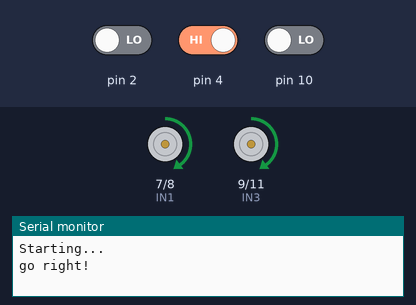
This sketch was run on a simulated Arduino Uno, built for the host (arithmetic inside an expression is 32-bit, double 64-bit). Parts: motor-driver pin pairs drawn as motors (green arrow = first pin HIGH = forward, orange = second pin HIGH = backward, longer = more drive, scaled by the enable pin), the last lines printed to the serial monitor. Inputs (shaded band) come from the test bench; at power-on: pin 10 LOW, pin 2 LOW, pin 4 HIGH.

Above: at 1.2 s.
1.3 s: pin 10 driven HIGH
At 1.6 s:
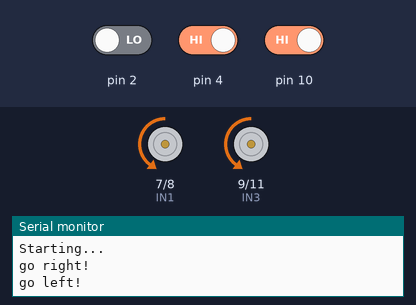
2.8 s: pin 2 driven HIGH and pin 4 driven LOW
At 2.95 s:
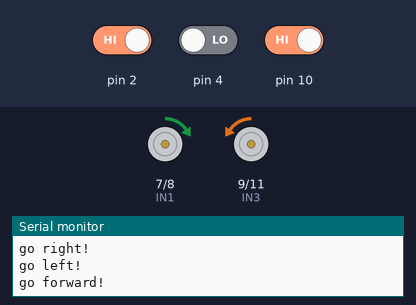
5.8 s: pin 4 driven HIGH
At 8.6 s:
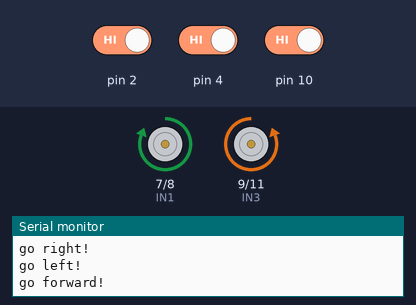
8.8 s: pin 2 driven LOW
At 9.7 s:
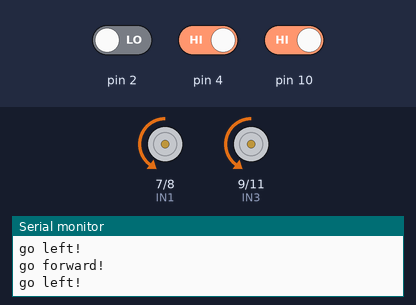
Timing chart, 0 to 11.3 s (numbered marks = the images above; inputs shaded):
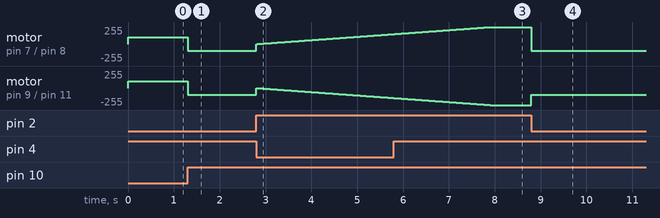

The sketch:

Autonomous_robot_Slave_arduino_uno.ino
```cpp
//Line Tracking IO define
#define LT_R !digitalRead(10)
#define LT_M !digitalRead(4)
#define LT_L !digitalRead(2)

//modor pin
#define ENB 5
#define IN1 7
#define IN2 8
#define IN3 9
#define IN4 11
#define ENA 6

#define cmd 13
int stat;
int Distance;

#define carSpeed 100
// ultrasonic sensor pin
int Echo = A4;
int Trig = A5;


void forward(){
  analogWrite(ENA, carSpeed);
  analogWrite(ENB, carSpeed);
  digitalWrite(IN1, HIGH);
  digitalWrite(IN2, LOW);
  digitalWrite(IN3, LOW);
  digitalWrite(IN4, HIGH);
  Serial.println("go forward!");
     //accelerate
    for(int i = 0; i <= 255; i++){
    analogWrite(ENB, i);
    analogWrite(ENA, i);
    delay(20);
    }
}


void back(){
  analogWrite(ENA, carSpeed);
  analogWrite(ENB, carSpeed);
  digitalWrite(IN1, LOW);
  digitalWrite(IN2, HIGH);
  digitalWrite(IN3, HIGH);
  digitalWrite(IN4, LOW);
  Serial.println("go back!");
     //accelerate
    for(int i = 0; i <= 255; i++){
    analogWrite(ENB, i);
    analogWrite(ENA, i);
    delay(20);

}}

void left(){
  analogWrite(ENA, carSpeed);
  analogWrite(ENB, carSpeed);
  digitalWrite(IN1, LOW);
  digitalWrite(IN2, HIGH);
  digitalWrite(IN3, LOW);
  digitalWrite(IN4, HIGH);
  Serial.println("go left!");


}

void right(){
  analogWrite(ENA, carSpeed);
  analogWrite(ENB, carSpeed);
  digitalWrite(IN1, HIGH);
  digitalWrite(IN2, LOW);
  digitalWrite(IN3, HIGH);
  digitalWrite(IN4, LOW);
  Serial.println("go right!");

}

void stop(){
   digitalWrite(ENA, LOW);
   digitalWrite(ENB, LOW);
   Serial.println("Stop!");
}
//-------------------Ultrasonic distance measurement -------------------------------------
int getDistance() {
    digitalWrite(Trig, LOW);
    delayMicroseconds(2);
    digitalWrite(Trig, HIGH);
    delayMicroseconds(10);
    digitalWrite(Trig, LOW);
    return (int)pulseIn(Echo, HIGH) / 58;
}


///-------------------------------setup---------------------------------------------------------
void setup() {
  Serial.begin(9600);
  pinMode(Echo, INPUT);
  pinMode(Trig, OUTPUT);
  pinMode(IN1, OUTPUT);
  pinMode(IN2, OUTPUT);
  pinMode(IN3, OUTPUT);
  pinMode(IN4, OUTPUT);
  pinMode(ENA, OUTPUT);
  pinMode(ENB, OUTPUT);
  pinMode(cmd, INPUT);

   Serial.print("Starting...\n");
}


///-------------------------------loop---------------------------------------------------------


void loop() {

int obstacle =0;
String readString;
String command;


 while (Serial.available()) {
      delay(1);
    if (Serial.available() >0) {
      char c = Serial.read();         //gets one byte from serial buffer
    if (isControl(c)) {               // che king wether its a control command
      break;
    }
      readString += c;                  //makes the string readString
    }
 }

 command = readString;

  if (command == 'go'){
     stat = 1;
  }


if (stat == 1){     //forward command
  Distance = getDistance();
  if (Distance <= 20){
  obstacle = 1 ;
  Serial.print("Obstucle found...");
  Serial.write('o');
  }
  }
if (obstacle == 0){                   // if there is no obstucles go forward by following line
         if(LT_M){
        forward();
        }
        else if(LT_R) {
        right();
        while(LT_R);
        }
        else if(LT_L) {
        left();
        while(LT_L);
        }
    }

if (command == 'gp'){            //gp -- once get pallet command recieved
        Distance = getDistance();
        if (Distance >= 3){     // will go tiil 3 cm
        forward();
        if (Distance <= 3){
        digitalWrite(13,HIGH);
        delay(2000);
        digitalWrite(13,HIGH);  }

        }}


if (command == 'turn' ){    ///turn almost 180 degree and keep line
  right();
  for(int i = 0; i <= 255; i++){
    analogWrite(ENB, i);
    analogWrite(ENA, i);
  delay(3000);
}
}

if (command == 'stop' ){          // stop command

  Serial.println("stopping");
  digitalWrite(ENB, LOW);
  digitalWrite(ENA, LOW);
  delay(2000);

}
}
```

Measured:
- after the input at 1.3 s, motor on pin 7 (IN1) / pin 8 (IN2), motor on pin 9 (IN3) / pin 11 (IN4): forward 100/255 → backward 100/255 at once
- after the input at 2.8 s, motor on pin 7 (IN1) / pin 8 (IN2): moves from backward 100/255 to forward 149/255 over 3.0 s, starting at once
- after the input at 5.8 s, motor on pin 7 (IN1) / pin 8 (IN2): goes on until 7.9 s, then stays forward 255/255; motor on pin 9 (IN3) / pin 11 (IN4): goes on until 7.9 s, then stays backward 255/255
- after the input at 8.8 s, motor on pin 7 (IN1) / pin 8 (IN2): forward 255/255 → backward 100/255 at once; motor on pin 9 (IN3) / pin 11 (IN4): backward 255/255 → backward 100/255 at once
